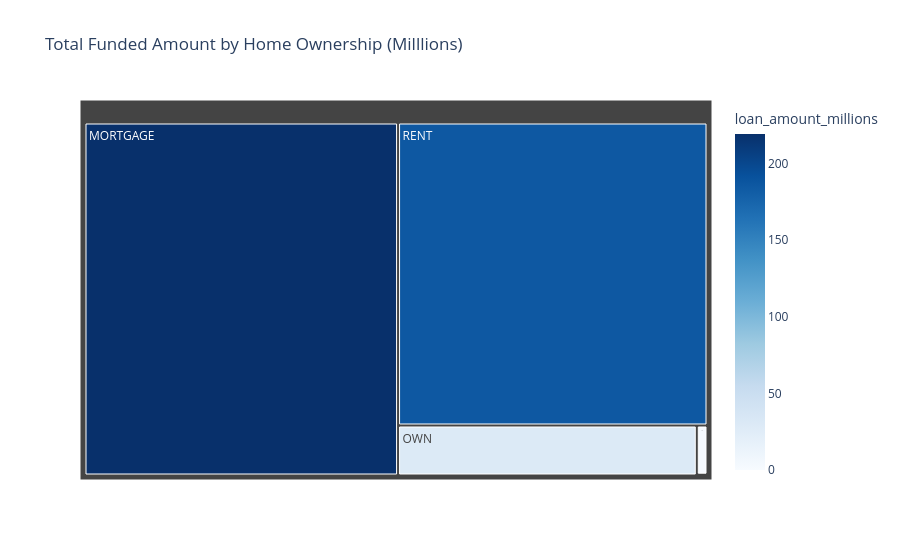

Source (notebook cell):
### Markdown cell above
## Home Ownership by Total Funded Amount

### Code cell
home_funding = df.groupby('home_ownership')['loan_amount'].sum().reset_index()
home_funding['loan_amount_millions'] = home_funding['loan_amount']/1000000

fig = px.treemap(
    home_funding,
    path=['home_ownership'],
    values='loan_amount_millions',
    color='loan_amount_millions',
    color_continuous_scale='Blues',
    title='Total Funded Amount by Home Ownership (Milllions)'
)
fig.show()

### Figure 1 — Plotly figure (JSON) as saved in the notebook; plotly's stock layout.template omitted (floating-point values rounded to 4 significant figures)
{"data": [{"branchvalues": "total", "customdata": [[219.3], [0.0168], [1.045], [29.6], [185.8]], "domain": {"x": [0, 1], "y": [0, 1]}, "hovertemplate": "labels=%{label}<br>loan_amount_millions_sum=%{value}<br>parent=%{parent}<br>id=%{id}<br>loan_amount_millions=%{color}<extra></extra>", "ids": ["MORTGAGE", "NONE", "OTHER", "OWN", "RENT"], "labels": ["MORTGAGE", "NONE", "OTHER", "OWN", "RENT"], "marker": {"coloraxis": "coloraxis", "colors": [219.3, 0.0168, 1.045, 29.6, 185.8]}, "name": "", "parents": ["", "", "", "", ""], "type": "treemap", "values": [219.3, 0.0168, 1.045, 29.6, 185.8]}], "layout": {"coloraxis": {"colorbar": {"title": {"text": "loan_amount_millions"}}, "colorscale": [[0, "rgb(247,251,255)"], [0.125, "rgb(222,235,247)"], [0.25, "rgb(198,219,239)"], [0.375, "rgb(158,202,225)"], [0.5, "rgb(107,174,214)"], [0.625, "rgb(66,146,198)"], [0.75, "rgb(33,113,181)"], [0.875, "rgb(8,81,156)"], [1, "rgb(8,48,107)"]]}, "legend": {"tracegroupgap": 0}, "title": {"text": "Total Funded Amount by Home Ownership (Milllions)"}}}
